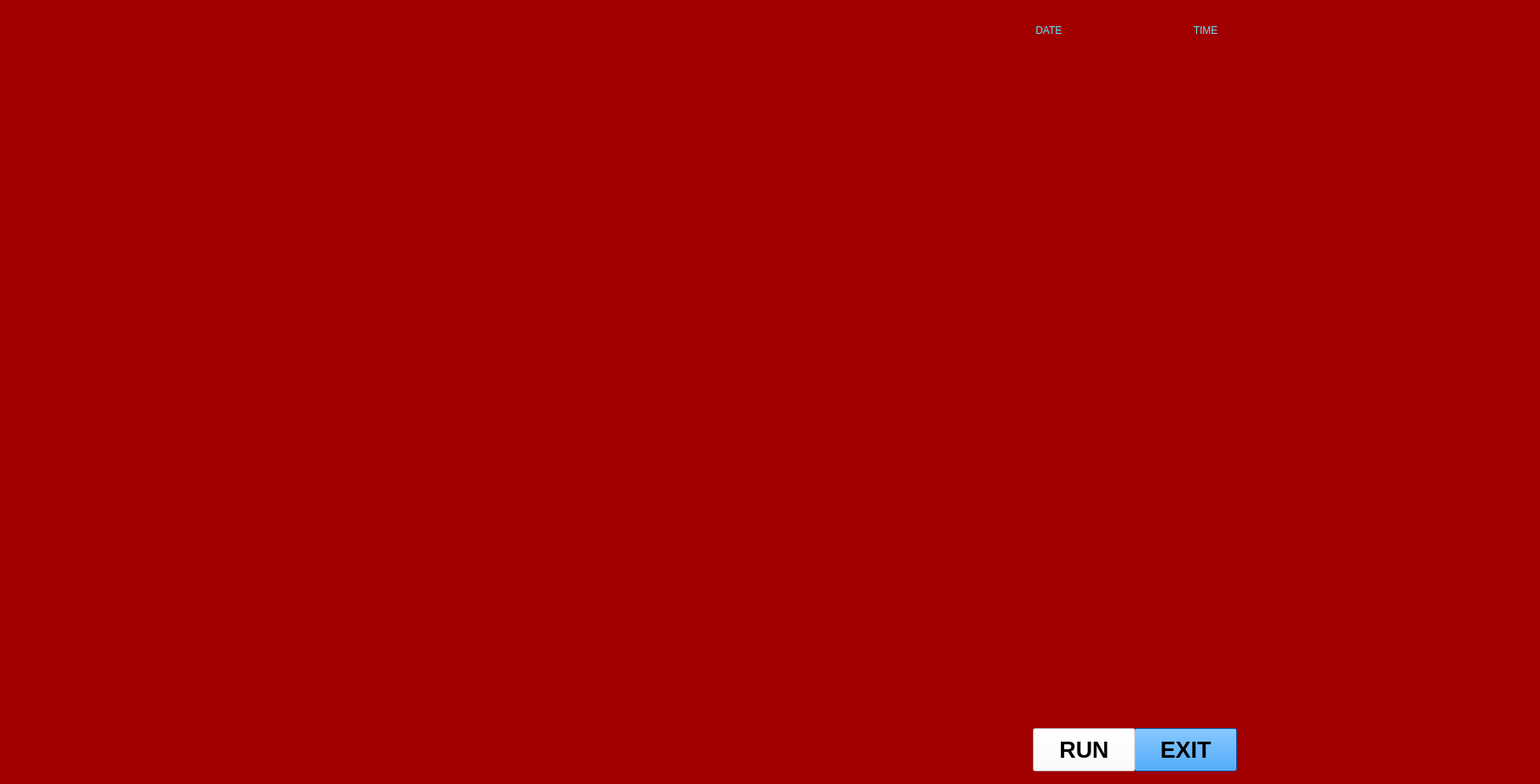
<?xml version="1.0" encoding="UTF-8"?>
<ui version="4.0">
 <class>JarvisUI</class>
 <widget class="QMainWindow" name="JarvisUI">
  <property name="geometry">
   <rect>
    <x>0</x>
    <y>0</y>
    <width>1819</width>
    <height>926</height>
   </rect>
  </property>
  <property name="windowTitle">
   <string>MainWindow</string>
  </property>
  <widget class="QWidget" name="centralwidget">
   <widget class="QLabel" name="label">
    <property name="geometry">
     <rect>
      <x>-60</x>
      <y>-70</y>
      <width>1981</width>
      <height>1091</height>
     </rect>
    </property>
    <property name="autoFillBackground">
     <bool>false</bool>
    </property>
    <property name="styleSheet">
     <string notr="true">background-color: rgb(162, 0, 0);</string>
    </property>
    <property name="text">
     <string/>
    </property>
    <property name="pixmap">
     <pixmap>bg2.jpg</pixmap>
    </property>
    <property name="scaledContents">
     <bool>true</bool>
    </property>
   </widget>
   <widget class="QPushButton" name="pushButton_3">
    <property name="geometry">
     <rect>
      <x>1340</x>
      <y>860</y>
      <width>121</width>
      <height>51</height>
     </rect>
    </property>
    <property name="font">
     <font>
      <pointsize>20</pointsize>
      <weight>75</weight>
      <bold>true</bold>
     </font>
    </property>
    <property name="autoFillBackground">
     <bool>false</bool>
    </property>
    <property name="styleSheet">
     <string notr="true">background-color: rgb(0, 136, 255);</string>
    </property>
    <property name="text">
     <string>EXIT</string>
    </property>
   </widget>
   <widget class="QPushButton" name="pushButton_4">
    <property name="geometry">
     <rect>
      <x>1220</x>
      <y>860</y>
      <width>121</width>
      <height>51</height>
     </rect>
    </property>
    <property name="font">
     <font>
      <pointsize>20</pointsize>
      <weight>75</weight>
      <bold>true</bold>
     </font>
    </property>
    <property name="autoFillBackground">
     <bool>false</bool>
    </property>
    <property name="styleSheet">
     <string notr="true">background-color: rgb(255, 255, 255);</string>
    </property>
    <property name="text">
     <string>RUN</string>
    </property>
   </widget>
   <widget class="QTextBrowser" name="textBrowser">
    <property name="geometry">
     <rect>
      <x>1200</x>
      <y>50</y>
      <width>181</width>
      <height>51</height>
     </rect>
    </property>
    <property name="styleSheet">
     <string notr="true">background:transparent;
border-radius:none;</string>
    </property>
   </widget>
   <widget class="QTextBrowser" name="textBrowser_2">
    <property name="geometry">
     <rect>
      <x>1400</x>
      <y>50</y>
      <width>181</width>
      <height>51</height>
     </rect>
    </property>
    <property name="styleSheet">
     <string notr="true">background:transparent;
border-radius:none;</string>
    </property>
   </widget>
   <widget class="QLabel" name="label_3">
    <property name="geometry">
     <rect>
      <x>580</x>
      <y>360</y>
      <width>661</width>
      <height>381</height>
     </rect>
    </property>
    <property name="text">
     <string/>
    </property>
    <property name="pixmap">
     <pixmap>../ringJar.gif</pixmap>
    </property>
    <property name="scaledContents">
     <bool>true</bool>
    </property>
   </widget>
   <widget class="QLabel" name="label_4">
    <property name="geometry">
     <rect>
      <x>-10</x>
      <y>120</y>
      <width>221</width>
      <height>321</height>
     </rect>
    </property>
    <property name="text">
     <string/>
    </property>
    <property name="pixmap">
     <pixmap>circle.gif</pixmap>
    </property>
    <property name="scaledContents">
     <bool>true</bool>
    </property>
   </widget>
   <widget class="QLabel" name="label_2">
    <property name="geometry">
     <rect>
      <x>790</x>
      <y>180</y>
      <width>241</width>
      <height>211</height>
     </rect>
    </property>
    <property name="text">
     <string/>
    </property>
    <property name="pixmap">
     <pixmap>ironman1.gif</pixmap>
    </property>
    <property name="scaledContents">
     <bool>true</bool>
    </property>
   </widget>
   <widget class="QLabel" name="label_5">
    <property name="geometry">
     <rect>
      <x>10</x>
      <y>260</y>
      <width>641</width>
      <height>611</height>
     </rect>
    </property>
    <property name="text">
     <string/>
    </property>
    <property name="pixmap">
     <pixmap>frame1_flip.png</pixmap>
    </property>
    <property name="scaledContents">
     <bool>true</bool>
    </property>
   </widget>
   <widget class="QLabel" name="label_6">
    <property name="geometry">
     <rect>
      <x>1170</x>
      <y>260</y>
      <width>631</width>
      <height>601</height>
     </rect>
    </property>
    <property name="text">
     <string/>
    </property>
    <property name="pixmap">
     <pixmap>fram1.png</pixmap>
    </property>
    <property name="scaledContents">
     <bool>true</bool>
    </property>
   </widget>
   <widget class="QLabel" name="label_7">
    <property name="geometry">
     <rect>
      <x>590</x>
      <y>730</y>
      <width>641</width>
      <height>81</height>
     </rect>
    </property>
    <property name="text">
     <string/>
    </property>
    <property name="pixmap">
     <pixmap>lines1.gif</pixmap>
    </property>
    <property name="scaledContents">
     <bool>true</bool>
    </property>
   </widget>
   <widget class="QLabel" name="label_8">
    <property name="geometry">
     <rect>
      <x>1220</x>
      <y>370</y>
      <width>251</width>
      <height>371</height>
     </rect>
    </property>
    <property name="text">
     <string/>
    </property>
    <property name="pixmap">
     <pixmap>ironman3.gif</pixmap>
    </property>
    <property name="scaledContents">
     <bool>true</bool>
    </property>
   </widget>
   <widget class="QLabel" name="label_9">
    <property name="geometry">
     <rect>
      <x>1610</x>
      <y>120</y>
      <width>221</width>
      <height>321</height>
     </rect>
    </property>
    <property name="text">
     <string/>
    </property>
    <property name="pixmap">
     <pixmap>circle.gif</pixmap>
    </property>
    <property name="scaledContents">
     <bool>true</bool>
    </property>
   </widget>
   <widget class="QLabel" name="label_10">
    <property name="geometry">
     <rect>
      <x>1160</x>
      <y>10</y>
      <width>191</width>
      <height>91</height>
     </rect>
    </property>
    <property name="text">
     <string/>
    </property>
    <property name="pixmap">
     <pixmap>frame10.jpg</pixmap>
    </property>
    <property name="scaledContents">
     <bool>true</bool>
    </property>
   </widget>
   <widget class="QLabel" name="label_11">
    <property name="geometry">
     <rect>
      <x>1350</x>
      <y>10</y>
      <width>191</width>
      <height>91</height>
     </rect>
    </property>
    <property name="text">
     <string/>
    </property>
    <property name="pixmap">
     <pixmap>frame10.jpg</pixmap>
    </property>
    <property name="scaledContents">
     <bool>true</bool>
    </property>
   </widget>
   <widget class="QLabel" name="label_12">
    <property name="geometry">
     <rect>
      <x>-30</x>
      <y>780</y>
      <width>201</width>
      <height>111</height>
     </rect>
    </property>
    <property name="text">
     <string/>
    </property>
    <property name="pixmap">
     <pixmap>powersource.gif</pixmap>
    </property>
    <property name="scaledContents">
     <bool>true</bool>
    </property>
   </widget>
   <widget class="QLabel" name="label_13">
    <property name="geometry">
     <rect>
      <x>1650</x>
      <y>780</y>
      <width>201</width>
      <height>111</height>
     </rect>
    </property>
    <property name="text">
     <string/>
    </property>
    <property name="pixmap">
     <pixmap>powersource.gif</pixmap>
    </property>
    <property name="scaledContents">
     <bool>true</bool>
    </property>
   </widget>
   <widget class="QLabel" name="label_14">
    <property name="geometry">
     <rect>
      <x>1210</x>
      <y>20</y>
      <width>91</width>
      <height>31</height>
     </rect>
    </property>
    <property name="layoutDirection">
     <enum>Qt::LeftToRight</enum>
    </property>
    <property name="styleSheet">
     <string notr="true">color: rgb(93, 234, 255);
font: 75 11pt &quot;MS Shell Dlg 2&quot;;</string>
    </property>
    <property name="text">
     <string>    DATE</string>
    </property>
   </widget>
   <widget class="QLabel" name="label_15">
    <property name="geometry">
     <rect>
      <x>1390</x>
      <y>20</y>
      <width>91</width>
      <height>31</height>
     </rect>
    </property>
    <property name="layoutDirection">
     <enum>Qt::LeftToRight</enum>
    </property>
    <property name="styleSheet">
     <string notr="true">color: rgb(93, 234, 255);
font: 75 11pt &quot;MS Shell Dlg 2&quot;;</string>
    </property>
    <property name="text">
     <string>      TIME</string>
    </property>
   </widget>
   <widget class="QLabel" name="label_16">
    <property name="geometry">
     <rect>
      <x>340</x>
      <y>370</y>
      <width>251</width>
      <height>371</height>
     </rect>
    </property>
    <property name="text">
     <string/>
    </property>
    <property name="pixmap">
     <pixmap>ironman3_flipped.gif</pixmap>
    </property>
    <property name="scaledContents">
     <bool>true</bool>
    </property>
   </widget>
   <widget class="QLabel" name="label_17">
    <property name="geometry">
     <rect>
      <x>290</x>
      <y>70</y>
      <width>211</width>
      <height>71</height>
     </rect>
    </property>
    <property name="text">
     <string/>
    </property>
    <property name="pixmap">
     <pixmap>NPPR.gif</pixmap>
    </property>
    <property name="scaledContents">
     <bool>true</bool>
    </property>
   </widget>
   <zorder>label</zorder>
   <zorder>pushButton_3</zorder>
   <zorder>pushButton_4</zorder>
   <zorder>label_4</zorder>
   <zorder>label_2</zorder>
   <zorder>label_3</zorder>
   <zorder>label_7</zorder>
   <zorder>label_8</zorder>
   <zorder>label_9</zorder>
   <zorder>label_6</zorder>
   <zorder>label_10</zorder>
   <zorder>textBrowser</zorder>
   <zorder>label_11</zorder>
   <zorder>textBrowser_2</zorder>
   <zorder>label_12</zorder>
   <zorder>label_13</zorder>
   <zorder>label_14</zorder>
   <zorder>label_15</zorder>
   <zorder>label_16</zorder>
   <zorder>label_5</zorder>
   <zorder>label_17</zorder>
  </widget>
 </widget>
 <resources/>
 <connections/>
</ui>
